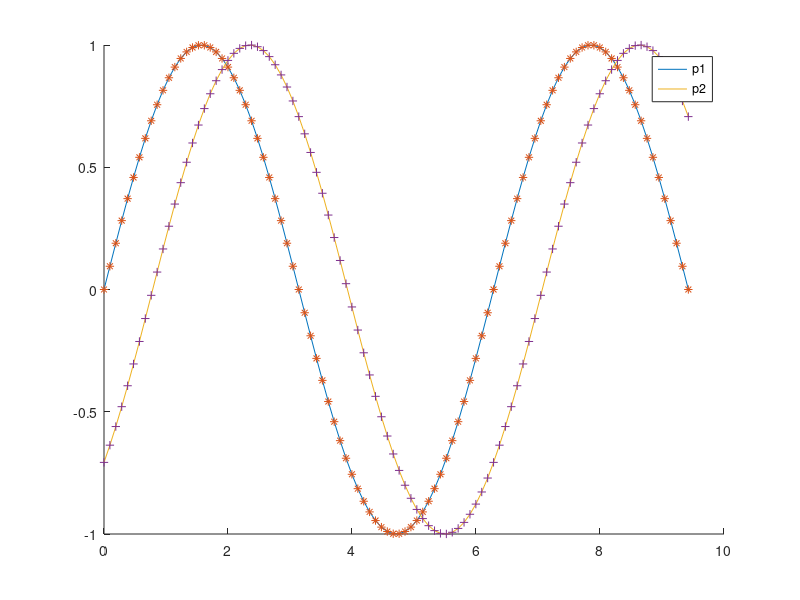

The MATLAB source for this figure: (Note: this script raises an error after producing the figure.)
figure
ah = axes;
x = linspace(0, 3*pi);
y1 = sin(x);
y2 = sin(x - pi/4);
hold on;
p1 = plot(x,y1);
p3 = plot(x,y1, '*');
p2 = plot(x,y2);
p4 = plot(x,y2,'+');
hold off
%% Plot the first legend
lh = legend(ah, [p1 p2], 'p1', 'p2');
lh.Location='North';
%% Copy the axes and plot the second legned
ah2 = copyobj(ah, gcf);
lh2 = legend(ah2, [p3 p4], 'p3', 'p4');
lh2.Location='South';